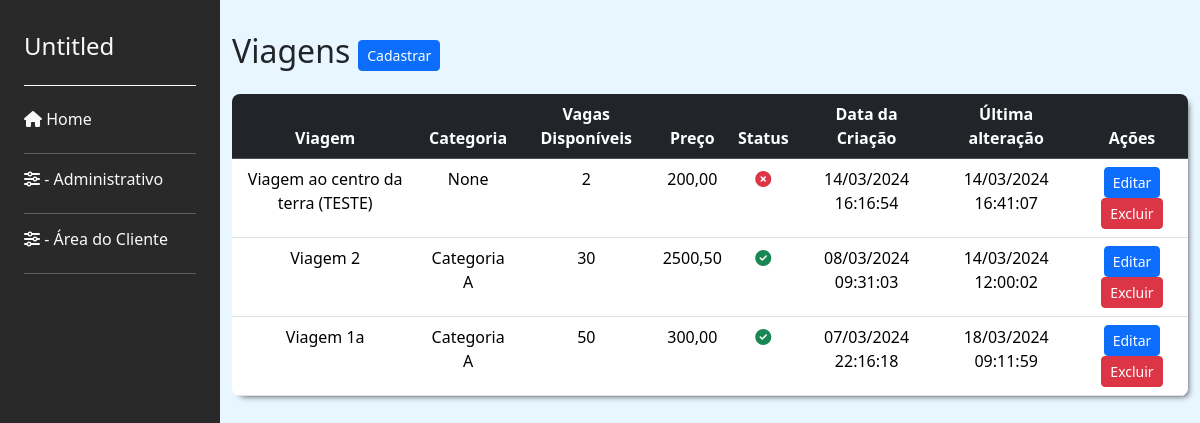
The app's page /trip/listar_viagens/ with its own data.
### trip/models.py (models this page shows, shortened)
class Viagem(models.Model):
    titulo = models.CharField(max_length=200)
    slug = models.SlugField(unique=True, blank=True)
    categoria = models.ForeignKey(
        Categoria, on_delete=models.SET_NULL, null=True, blank=True, default=None)  # noqa
    descricao = models.TextField(null=False)
    custo = models.DecimalField(max_digits=10, decimal_places=2, null=False)
    preco = models.DecimalField(max_digits=10, decimal_places=2, null=False)
    check_in_data = models.DateTimeField(null=False)
    check_out_data = models.DateTimeField(null=False)
    vagas_disponiveis = models.IntegerField()
    cover = models.ImageField(
        upload_to='viagens_covers/', null=True, blank=True)
    is_active = models.BooleanField(default=True)
    created_at = models.DateTimeField(auto_now_add=True)
    updated_at = models.DateTimeField(auto_now=True)

class Categoria(models.Model):
    titulo = models.CharField(max_length=50, null=False)
    is_active = models.BooleanField(default=True)
    created_at = models.DateTimeField(auto_now_add=True)
    updated_at = models.DateTimeField(auto_now=True)
    def __str__(self):
        return self.titulo

### trip/views.py (the view)
# urls.py: path('listar_viagens/', listar_viagens, name='listar_viagens'),
def listar_viagens(request):
    viagens = Viagem.objects.all().order_by('-id')
    categorias = Categoria.objects.filter(is_active=True).order_by('-id')
    return render(request, 'trip/viagem/listar_viagens.html',
                  {'viagens': viagens, 'categorias': categorias, ** sidebar(request)})

### trip/views.py (called while the page is built)
def sidebar(request):
    is_adm = request.user.groups.filter(name='ADM').exists()
    is_cliente = request.user.groups.filter(name='Cliente').exists()
    return {'is_adm': is_adm, 'is_cliente': is_cliente}

### trip/templates/trip/viagem/listar_viagens.html (shortened to what this page needs)
{% extends "base.html" %}
{% block content %}
<div class="main-content" id="mainContent">
  <div class="d-flex align-items-center">
    <h2 class="me-2">Viagens</h2>
    <a  href="{% url "trip:criar_viagem" %}">
      <button class="btn btn-sm btn-primary">Cadastrar</button>
    </a>
  </div>
  <div class="table-container mt-3 h-100">
    <table class="table  text-center" style="margin-bottom: 0;">
      <thead class="table-dark" >
        <tr>
          <th>Viagem</th>
          <th>Categoria</th>
          <th>Vagas Disponíveis</th>
          <th>Preço</th>
          <th>Status</th>
          <th>Data da Criação</th>
          <th>Última alteração</th>
          <th>Ações</th>
        </tr>
      </thead>
      <tbody>
        {% for viagem in viagens %}
        <tr>
          <td>{{ viagem.titulo }}</td>
          <td>{{ viagem.categoria }}</td>
          <td>{{ viagem.vagas_disponiveis }}</td>
          <td>{{ viagem.preco }}</td>
          <td>
            {% if viagem.is_active %}
              <i class="fa-solid fa-circle-check text-success"></i>
            {% else %}
              <i class="fa-solid fa-circle-xmark text-danger"></i>
            {% endif %}
          </td>
          <td>{{ viagem.created_at|date:"d/m/Y H:i:s" }}</td>
          <td>{{ viagem.updated_at|date:"d/m/Y H:i:s"}}</td>
          <td>
            <button type="button" class="btn btn-sm btn-primary" data-bs-toggle="modal" data-bs-target="#editModal{{ viagem.id }}">
              Editar
            </button>
            <button type="button" class="btn btn-sm btn-danger" data-bs-toggle="modal" data-bs-target="#deleteModal{{ viagem.id }}">
              Excluir
            </button>
          </td>
        </tr>
        {% endfor %}
      </tbody>
    </table>
  </div>
</div>
{% endblock content %}

### base_static/css/styles.css (style rules this page uses)
body { margin: 0; padding: 0; box-sizing: border-box; font-family: 'Arial', sans-serif; }
.table-container { border-radius: 8px; overflow: hidden; box-shadow: 4px 4px 6px -4px rgba(0,0,0,0.75); }
.main-content { transition: margin-left 0.3s ease; }

### records on screen
Viagem: titulo "Viagem ao centro da terra (TESTE)", categoria "None", vagas_disponiveis "2", preco "200,00", is_active False (drawn), created_at "14/03/2024 16:16:54", updated_at "14/03/2024 16:41:07"
Viagem: titulo "Viagem 2", categoria "Categoria A", vagas_disponiveis "30", preco "2500,50", is_active True (drawn), created_at "08/03/2024 09:31:03", updated_at "14/03/2024 12:00:02"
Viagem: titulo "Viagem 1a", categoria "Categoria A", vagas_disponiveis "50", preco "300,00", is_active True (drawn), created_at "07/03/2024 22:16:18", updated_at "18/03/2024 09:11:59"
